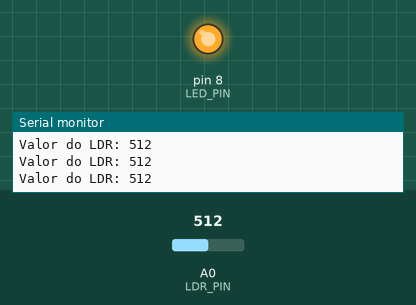
The sketch below on a simulated Arduino Uno, built with avr-gcc and run on an emulated ATmega328P. Parts: output pins drawn as LEDs (lit = HIGH), the last lines printed to the serial monitor. The inputs (shaded band) are chosen by the test bench; at power-on: A0 (LDR_PIN) = 512.

Above: at 1.2 s.
1.3 s: A0 (LDR_PIN) set to 887
4.3 s: A0 (LDR_PIN) set to 910
At 4.7 s:
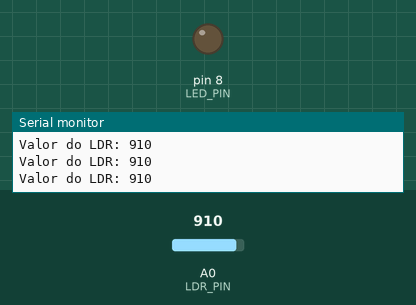
5.8 s: A0 (LDR_PIN) set to 890
At 6.4 s:
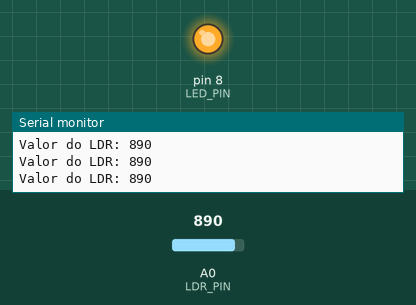
8.8 s: A0 (LDR_PIN) set to 900
At 10.0 s:
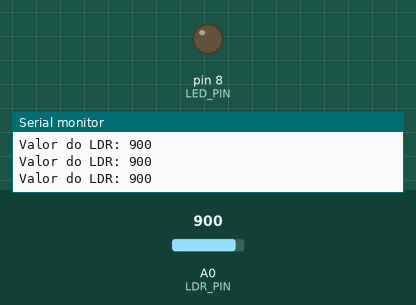
Timing chart, 0 to 11.8 s (numbered marks = the images above; inputs shaded):
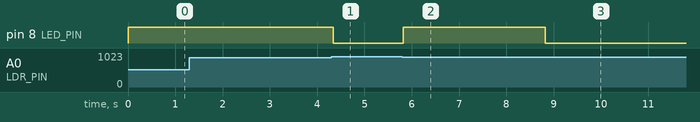

The sketch:

LRD_test.ino
```cpp
// definicao de constantes e variaveis
#define LDR_PIN A0 // pino do sensor de luminosidade
#define LED_PIN 8 // pino do led
int valor = 0;


// funcao 'setup' roda uma vez quando a placa e ligada ou resetada
void setup()
{
	Serial.begin(9600); // inicializacao da comunicacao Serial a uma taxa de 9600 bauds
	pinMode(LED_PIN, OUTPUT);
}

// funcao que se repete infinitamente quando a placa e ligada
void loop()
{
	valor = analogRead(LDR_PIN);
	Serial.print("Valor do LDR: ");
	Serial.println(valor); // imprime o valor da variavel

	if (valor < 900) // se o valor for menor que 900...
		digitalWrite(LED_PIN, HIGH); // liga led
	else // se nao
		digitalWrite(LED_PIN, LOW); // desliga led
}
```

Measured:
- the behaviour switches between 899 and 900 on A0 (LDR_PIN) (found by bisection; images 0 and 1)
- after the input at 4.3 s, pin 8 (LED_PIN): HIGH → LOW at once
- after the input at 5.8 s, pin 8 (LED_PIN): LOW → HIGH at once
- after the input at 8.8 s, pin 8 (LED_PIN): HIGH → LOW at once
